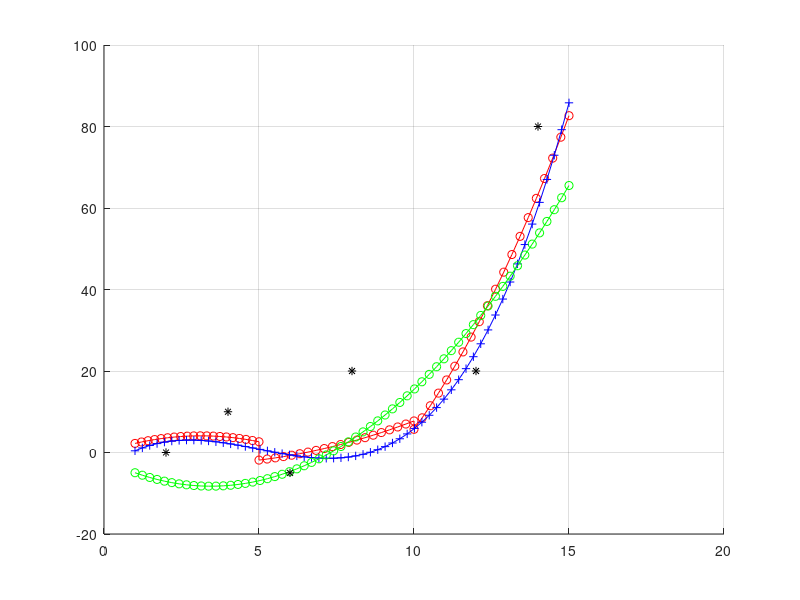
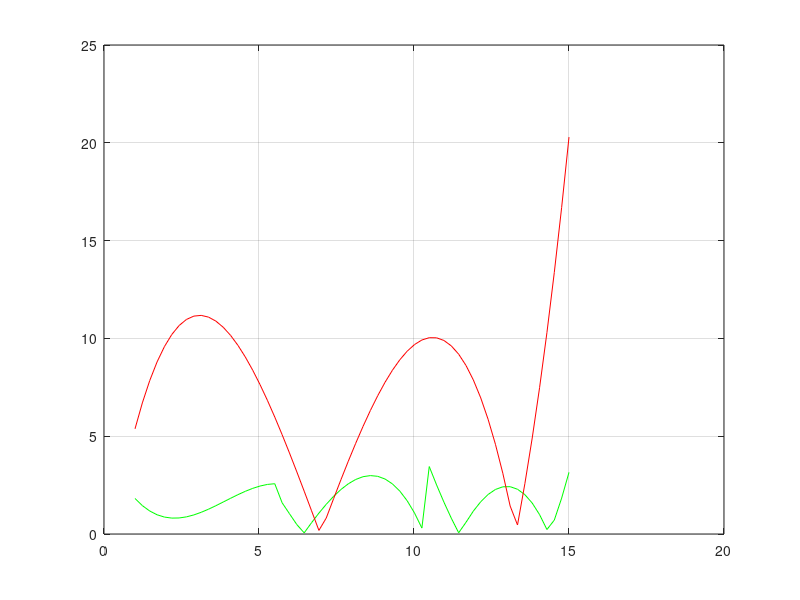

Write the MATLAB code that produced these figures, in order.
% To Change the characteristic of graph or suit it to other data do changes in first section of code. 
% 1.Do vary Scale parameters in different spline to further fit the curve with minimum error.(Scale)
% 2.Also we can change number of points(keep multiple of 3 )(n)
% 3. We can replace our simulated data with actual data. 
clear all
clear
n=60; % Points to be considered in curve
X=linspace(1,15,n); % equal spacing of points
noise=(10)*(rand()-0.5);  % noise in data from -1 to 1
Y=(0.1).*X.^3 - (1.5)*X.^2 + (6).*X + noise; % noisy output

Camerax=[2 4 6 8 12 14 ]
Cameray=[0 10 -5 20 20 80]
Scale1=0.5
Scale2=0.5
Scale3=0.1
%############# Without section ################

Xn=linspace(1,15,n);
S4=Xn.^3*transpose(Xn); % X^4 terms sum
S3=Xn.^2*transpose(Xn); % X^3 terms sum
S2=Xn*transpose(Xn); % X^2 terms sum
S1=Xn*ones(n,1); % X terms sum
%   AX=B 
An=[S4 S3 S2;   
   S3 S2 S1;
   S2 S1 1];

Bn=[Y*transpose(Xn.^2);Y*transpose(Xn);Y*ones(n,1)];
Constant1 = inv(An)*Bn; % by least square method

Ylinen=(Constant1(1,1).*Xn.^2 + Constant1(2,1).*Xn + Constant1(3,1)) ;
errorn=Y-Ylinen; % Error term in actual and computed

%################Section wise ##################
%for first section
X1=linspace(1,5,n/3);

S4=X1.^3*transpose(X1); % X^4 terms sum
S3=X1.^2*transpose(X1); % X^3 terms sum
S2=X1*transpose(X1); % X^2 terms sum
S1=X1*ones(n/3,1); % X terms sum

%   AX=B 
A1=[S4 S3 S2;   
   S3 S2 S1;
   S2 S1 1];

B1=[Y(1:n/3)*transpose(X1.^2);Y(1:n/3)*transpose(X1);Y(1:n/3)*ones(n/3,1)];
ConstCamera1=inv([Camerax(1,1) 1;Camerax(1,2) 1])*[Camerax(1,1);Camerax(1,2)];
Constant1=inv(A1)*B1; % by least square method

Yline1=(Constant1(1,1).*X1.^2 + Constant1(2,1).*X1 + Constant1(3,1))+ Scale1*(ConstCamera1(1,1)*X1+ConstCamera1(2,1));
error1=Y(1:n/3)-Yline1; % Error term in actual and computed

%################################################################
%for second section
X2=linspace(5,10,n/3);

S4=X2.^3*transpose(X2); % X^4 terms sum
S3=X2.^2*transpose(X2); % X^3 terms sum
S2=X2*transpose(X2); % X^2 terms sum
S1=X2*ones(n/3,1); % X terms sum

%   AX=B 
A2=[S4 S3 S2;   
   S3 S2 S1;
   S2 S1 1];

B2=[Y(((n/3)+1):2*n/3)*transpose(X2.^2);Y(((n/3)+1):2*n/3)*transpose(X2);Y(((n/3)+1):2*n/3)*ones(n/3,1)];
ConstCamera2=inv([Camerax(1,3) 1;Camerax(1,4) 1])*[Camerax(1,3);Camerax(1,4)];
Constant2=inv(A2)*B2; % by least square method

Yline2=(Constant2(1,1).*X2.^2 + Constant2(2,1).*X2 + Constant2(3,1))+Scale2*(ConstCamera2(1,1)*X1+ConstCamera2(2,1));
error2=Y(((n/3)+1):2*n/3)-Yline2; % Error term in actual and computed

%################################################################
%for third section
X3=linspace(10,15,n/3);

S4=X3.^3*transpose(X3); % X^4 terms sum
S3=X3.^2*transpose(X3); % X^3 terms sum
S2=X3*transpose(X3); % X^2 terms sum
S1=X3*ones(n/3,1); % X terms sum

%   AX=B 
A3=[S4 S3 S2;   
   S3 S2 S1;
   S2 S1 1];

B3=[Y(((2*n/3)+1):n)*transpose(X3.^2);Y(((2*n/3)+1):n)*transpose(X3);Y(((2*n/3)+1):n)*ones(n/3,1)];
ConstCamera3=inv([Camerax(1,5) 1;Camerax(1,6) 1])*[Camerax(1,5);Camerax(1,6)];
Constant3=inv(A3)*B3; % by least square method

Yline3=(Constant3(1,1).*X3.^2 + Constant3(2,1).*X3 + Constant3(3,1))+Scale3*(ConstCamera3(1,1)*X1+ConstCamera3(2,1));
error3=Y(((2*n/3)+1):n)-Yline3; % Error term in actual and computed

%############### Graph section ###################

error=[error1 error2 error3 ];
Yline=[Yline1 Yline2 Yline3];
Xf=[X1 X2 X3];
figure;
hold on
plot(Xf,Yline,'-or')
plot(X,Y,'+-b',Xn,Ylinen,'-og');grid;
plot(Camerax,Cameray,'*k')
figure;
plot(X,abs(error),'-g',X,abs(errorn),'-r');grid;
